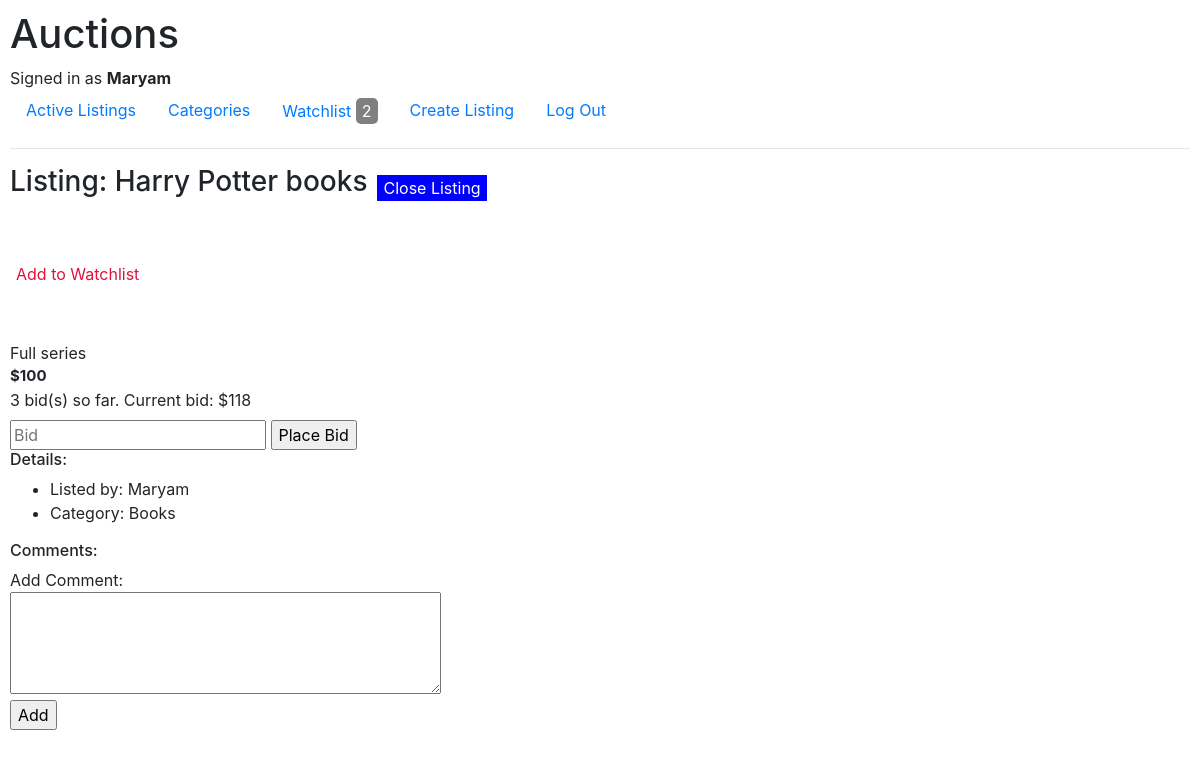
Screenshot of /listing2 (signed in) with the database file from the repository.
### auctions/models.py (models this page shows, shortened)
class User(AbstractUser):
    watchlist = models.ManyToManyField(Listing, blank=True, related_name="prospects")
    def __str__(self):
        return self.username

class Listing(models.Model):
    title = models.CharField(max_length=64)
    description = models.CharField(max_length=130)
    image_url = models.CharField(max_length=64, blank=True)
    amount = models.IntegerField (default=0)
    category = models.ForeignKey(Category, default=0 , blank=True , on_delete= models.PROTECT, related_name="listings")
    is_active = models.BooleanField(default=True)
    created_date = models.DateTimeField(default=datetime.now, blank=True)
    created_by  = models.ForeignKey('User', default= None, on_delete=models.CASCADE, related_name="listings")

class Bid(models.Model):
    user = models.ForeignKey(User,on_delete=models.CASCADE, related_name="bids")
    listing = models.ForeignKey(Listing, on_delete=models.CASCADE, related_name="bids")
    amount  = models.IntegerField(default=0)
    created_date   =models.DateTimeField(default = datetime.now)

class Category(models.Model):
    name =models.CharField(max_length=64)
    def __str__(self):
        return self.name

### auctions/views.py (the view)
# urls.py: path("listing<int:listing_id>", views.listing, name="listing"),
def listing(request,listing_id,biderror=False):
    watchlist = None
    if request.user.is_authenticated:
        watchlist = request.user.watchlist.filter(is_active=True)
    listing = Listing.objects.get(pk=listing_id)
    is_watchlist = False
    if request.user in listing.prospects.all():
        is_watchlist = True
    comments = listing.comments.order_by("-id")
    bids = listing.bids.order_by("-id")
    return render(request,"auctions/listing.html",{
        "listing":listing,
        "watchlist":watchlist,
        "comments":comments,
        "bids":bids,
        "biderror":biderror
    })

### auctions/templates/auctions/listing.html (shortened to what this page needs)
{% extends "auctions/layout.html" %}
{% block body%}
<div style="display: flex;">
    <div>
    <h3>Listing: {{listing.title}}</h3>
    </div>
    <div>
        {% if user.is_authenticated %}
        <form action="{% url 'close_listing' listing.id %}" method="post">
        {% if user ==  listing.created_by %}
        <input type="submit" name="close_listing" value="Close Listing" style="border: 10px; border-style: solid;  background-color:blue ; color: white;"></input>
        {% endif %}
        </form>
        {% endif %}
    </div>
</div>
<div style="display: flex; padding-top: 50px;">
    <div>
    {% if user.is_authenticated %}
    <form action="{% url 'update_watchlist' listing.id %}" method="post">
    {% if listing in  user.watchlist.all %}
    <input type="submit" name="remove_watchlist" value="Watchlist" style="border: none; border-radius: 5px; background-color:crimson ; color: white;"></input>
    {% else %}
    <input type="submit" name="add_watchlist" value="Add to Watchlist" style="border: none; background-color: white; color: crimson" ></input>
    {% endif %}
    </form>
    {% endif %}
    </div>
    <div style="padding-left:10px ;">
    </div>
</div>
<div style="padding-top: 30px;">
</div>
<div>
    {{listing.description}}
</div>
<div style="font-size: 15px; font-weight: bold;">
    ${{listing.amount}}
</div>
<div>
    <label for="">{{bids|length}} bid(s) so far. Current bid: ${{bids.0.amount}}</label>
    <form action="{% url 'place_bid' listing.id %}" method="post">
    <input type="number" name ="bid_amount" value ="" placeholder="Bid"">
    <input type="submit" value="Place Bid" name="" id="">
    </form>
</div>
<div>
 <h6>Details:</h6>
    <ul>
        <li>Listed by: {{listing.created_by}}</li>
        <li>Category: {{listing.category}}</li>
    </ul>
</div>
<h6>Comments:</h6>
<div>Add Comment:</div>
<form action="{% url 'add_comment' listing.id %}" method ="post">
<div>
    <textarea value="" name ="text" rows="4" cols="40" maxlength="130" placeholder="Place Comment here" > </textarea>
</div>
<div>
    <input type="submit" value="Add">
</div>
</form>
{% endblock %}

### auctions/templates/auctions/layout.html (shortened to what this page needs)
{% load static %}
<!DOCTYPE html>
<html lang="en">
    <head>
        <link rel="stylesheet" href="https://stackpath.bootstrapcdn.com/bootstrap/4.4.1/css/bootstrap.min.css">
        <link href="{% static 'auctions/styles.css' %}" rel="stylesheet">
    </head>
    <body>
        <h1>Auctions</h1>
        <div>
            {% if user.is_authenticated %}
                Signed in as <strong>{{ user.username }}</strong>
            {% else %}
                Not signed in
            {% endif %}
        </div>
        <ul class="nav">
            <li class="nav-item">
               <a class="nav-link" href="{% url 'index' %}">Active Listings</a>
            </li>
            {% if user.is_authenticated %}
            <li class="nav-item">
                <a class="nav-link" href="{% url 'categories' %}">Categories</a>
            </li>
            {% endif %}
            {% if user.is_authenticated %}
            <li class="nav-item">
                <a class="nav-link" href="{% url 'watchlist' %}">Watchlist
                    {% if   watchlist.all|length  %}
                    <button style="background-color: grey ; color: white; border: none; border-radius:5px;">
                        {{watchlist.all|length}}
                    </button>
                    {% endif %}
                </a>
            </li>
            {% endif %}
            {% if user.is_authenticated %}
            <li class="nav-item">
                <a class="nav-link" href="{% url 'createlisting' %}">Create Listing</a>
            </li>
            {% endif %}
            {% if user.is_authenticated %}
                <li class="nav-item">
                    <a class="nav-link" href="{% url 'logout' %}">Log Out</a>
                </li>
            {% endif %}
        </ul>
        <hr>
        {% block body %}
        {% endblock %}
    </body>
</html>

### auctions/static/auctions/styles.css (style rules this page uses)
body { padding: 10px; }

### rows the page displays
User: username "Maryam"
Listing: title "Harry Potter books", description "Full series", amount "100", created_by "Maryam", category "Books"
Bid: amount "118"

### other values shown
{{ watchlist.all|length }} "2"
{{ bids|length }} "3"
